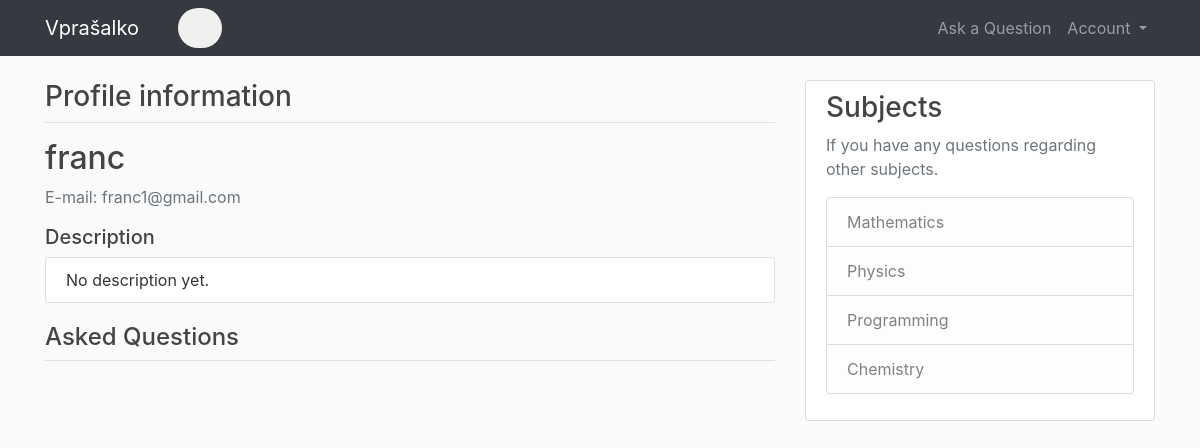
The app's page /profile (signed in), older data.
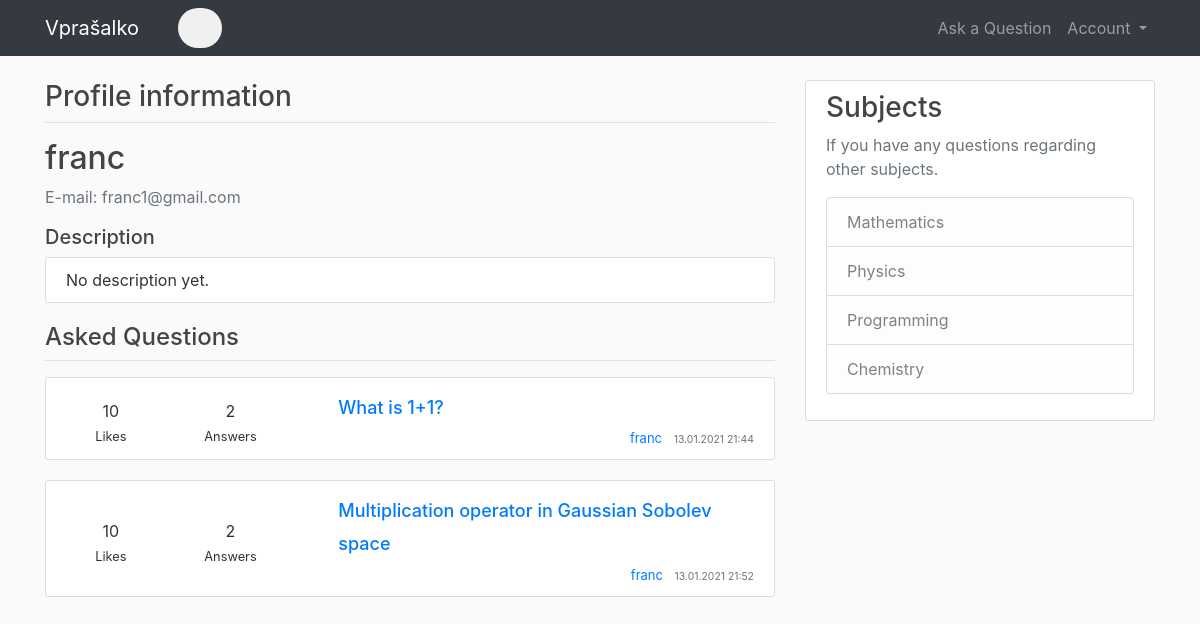
The same page, newer data.
### application/models.py (models this page shows, shortened)
class Question(db.Model, UserMixin):
    id = db.Column(db.Integer, primary_key=True)
    title = db.Column(db.String(100), nullable=False)
    date_posted = db.Column(db.DateTime, nullable=False, default=datetime.utcnow)
    content = db.Column(db.Text, nullable=False)
    user_id = db.Column(db.Integer, db.ForeignKey('user.id'), nullable=False)

class User(db.Model, UserMixin):
    id = db.Column(db.Integer, primary_key=True)
    username = db.Column(db.String(15), unique=True, nullable=False)
    email = db.Column(db.String(120), unique=True, nullable=False)
    password = db.Column(db.String(20), nullable=False)
    description = db.Column(db.String(300), nullable=False, default="No description yet.")
    questions = db.relationship('Question', backref='author', lazy=True)

### application/routes.py (the view)
@app.route("/profile")
@login_required
def profile():
    questions = Question.query.filter_by(author=current_user)
    return render_template('profile.html', title='Profile', questions=questions)

### application/models.py (called while the page is built)
@login_manager.user_loader
def load_user(user_id):
    return User.query.get(int(user_id))

### application/templates/profile.html
{% extends "layout.html" %}
{% block content %}
    <div class="col-md-8 pd-0 mg-0">
        <div class="forum-title">
            <h3>Profile information</h3>
        </div>
        <hr class="title-line">
        <div class="media">
            <div class="media-body">
                <h2 class="account-heading">{{ current_user.username }}</h2>
                <p class="text-secondary">E-mail: {{ current_user.email }}</p>
                <h5>Description</h5>
                <article class="media content-section">
                    <div class="media-body">
                        {{ current_user.description }}
                    </div>
                </article>
                <h4>Asked Questions</h4>
                <hr class="title-line">
                {% for question in questions %}
                    <article class="media content-section">
                        <div class="media-body">
                            <div class="row">
                                <div class="col-md-2 question-info mt-auto mb-auto">
                                    <span class="likes-number">10</span>
                                    <div>
                                        <small>Likes</small>
                                    </div>
                                </div>
                                <div class="col-md-2 question-info mt-auto mb-auto">
                                    <span class="answers-number">2</span>
                                    <div>
                                        <small>Answers</small>
                                    </div>
                                </div>
                                <div class="col-md-8 pl-5">
                                    <h3><a class="article-title" href="#">{{ question.title }}</a></h3>
                                    <div class="article-metadata article-info">
                                        <a class="mr-2" href="#">{{ question.author.username }}</a>
                                        <small class="text-muted">{{ question.date_posted.strftime('%d.%m.%Y %H:%M') }}</small>
                                    </div>
                                </div>
                            </div>
                        </div>
                    </article>
                {% endfor %}
            </div>
        </div>
    </div>
    {% include "sidebar.html" %}
{% endblock content %}

Row changes from the older to the newer data that the page shows:
added Question: title "What is 1+1?", author.username "franc", date_posted "13.01.2021 21:44"
added Question: title "Multiplication operator in Gaussian Sobolev space", author.username "franc", date_posted "13.01.2021 21:52"
